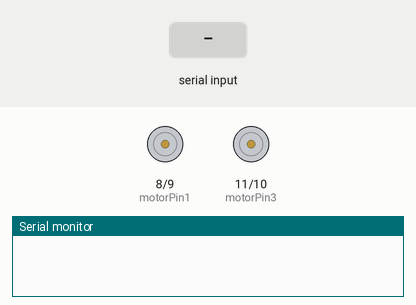
Simulated run of this sketch. Board: Arduino Uno, built with avr-gcc and run on an emulated ATmega328P. Parts: motor-driver pin pairs drawn as motors (green arrow = first pin HIGH = forward, orange = second pin HIGH = backward, longer = more drive), the last lines printed to the serial monitor. The test bench sets the inputs (shaded band).

Above: at 1.2 s.
1.3 s: "F" received over the second serial link
At 2.5 s:
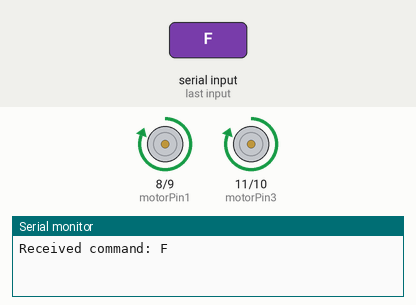
2.8 s: "B" received over the second serial link
At 3.7 s:
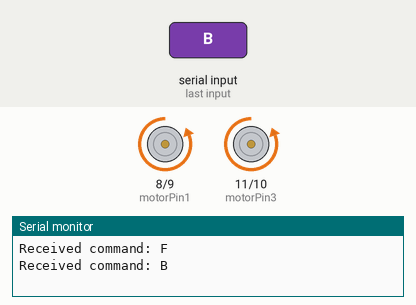
4.3 s: "L" received over the second serial link
At 4.8 s:
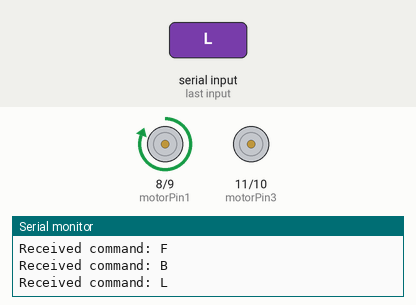
5.8 s: "R" received over the second serial link
At 7.2 s:
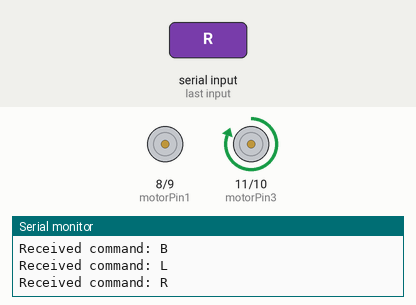
Timing chart, 0 to 8.3 s (numbered marks = the images above; inputs shaded):
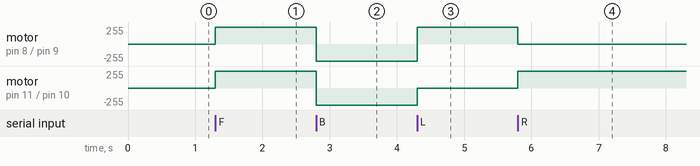

The sketch:

hc05_slave_auto.ino
```cpp
#include <SoftwareSerial.h>

// Define los pines para los motores
const int motorPin1 = 8; // Motor 1 dirección
const int motorPin2 = 9; // Motor 1 velocidad
const int motorPin3 = 11; // Motor 2 dirección
const int motorPin4 = 10; // Motor 2 velocidad
const int enableA = 4;  // Enable para Motor A
const int enableB = 5; // Enable para Motor B

SoftwareSerial btSerial(2, 3); // RX, TX del módulo Bluetooth Slave

void setup() {
  Serial.begin(9600); // Configura el puerto serie para el Monitor Serial
  btSerial.begin(9600); // Configura el puerto serie del Bluetooth

  // Configura los pines de los motores
  pinMode(motorPin1, OUTPUT);
  pinMode(motorPin2, OUTPUT);
  pinMode(motorPin3, OUTPUT);
  pinMode(motorPin4, OUTPUT);

  // Inicialmente detiene el auto
  stopCar();
}

void loop() {
  if (btSerial.available()) {
    char command = btSerial.read(); // Lee el comando desde el Bluetooth
    Serial.print("Received command: "); // Imprime el comando recibido en el Monitor Serial
    Serial.println(command);

    switch (command) {
      case 'F':
        moveForward();
        break;
      case 'B':
        moveBackward();
        break;
      case 'L':
        turnLeft();
        break;
      case 'R':
        turnRight();
        break;
      case 'S':
        stopCar();
        break;
      default:
        stopCar(); // Detiene el auto si el comando no es reconocido
        break;
    }
  }
}

void moveForward() {
  digitalWrite(motorPin1, HIGH);
  digitalWrite(motorPin2, LOW);
  digitalWrite(motorPin3, HIGH);
  digitalWrite(motorPin4, LOW);
}

void moveBackward() {
  digitalWrite(motorPin1, LOW);
  digitalWrite(motorPin2, HIGH);
  digitalWrite(motorPin3, LOW);
  digitalWrite(motorPin4, HIGH);
}

void turnLeft() {
  digitalWrite(motorPin1, HIGH);
  digitalWrite(motorPin2, LOW);
  digitalWrite(motorPin3, LOW);
  digitalWrite(motorPin4, LOW);
}

void turnRight() {
  digitalWrite(motorPin1, LOW);
  digitalWrite(motorPin2, LOW);
  digitalWrite(motorPin3, HIGH);
  digitalWrite(motorPin4, LOW);
}

void stopCar() {
  digitalWrite(motorPin1, LOW);
  digitalWrite(motorPin2, LOW);
  digitalWrite(motorPin3, LOW);
  digitalWrite(motorPin4, LOW);
}
```

Measured:
- after the input at 1.3 s, motor on pin 8 (motorPin1) / pin 9 (motorPin2), motor on pin 11 (motorPin3) / pin 10 (motorPin4): stopped → forward 255/255 at once
- after the input at 2.8 s, motor on pin 8 (motorPin1) / pin 9 (motorPin2), motor on pin 11 (motorPin3) / pin 10 (motorPin4): forward 255/255 → backward 255/255 at once
- after the input at 4.3 s, motor on pin 8 (motorPin1) / pin 9 (motorPin2): backward 255/255 → forward 255/255 at once; motor on pin 11 (motorPin3) / pin 10 (motorPin4): backward 255/255 → stopped at once
- after the input at 5.8 s, motor on pin 8 (motorPin1) / pin 9 (motorPin2): forward 255/255 → stopped at once; motor on pin 11 (motorPin3) / pin 10 (motorPin4): stopped → forward 255/255 at once
